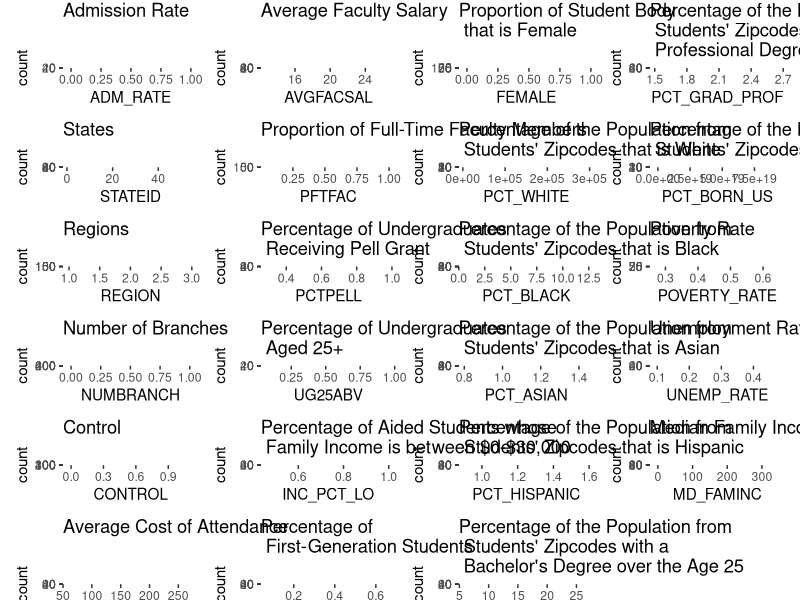
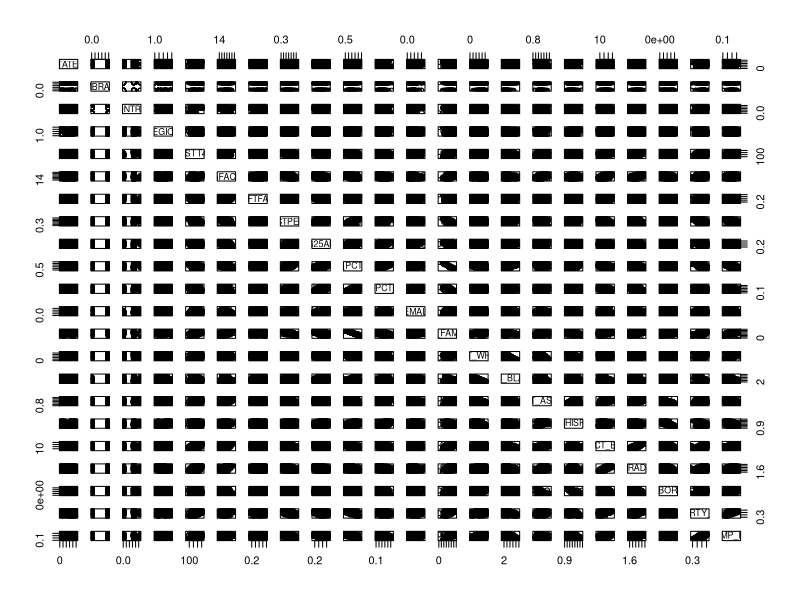
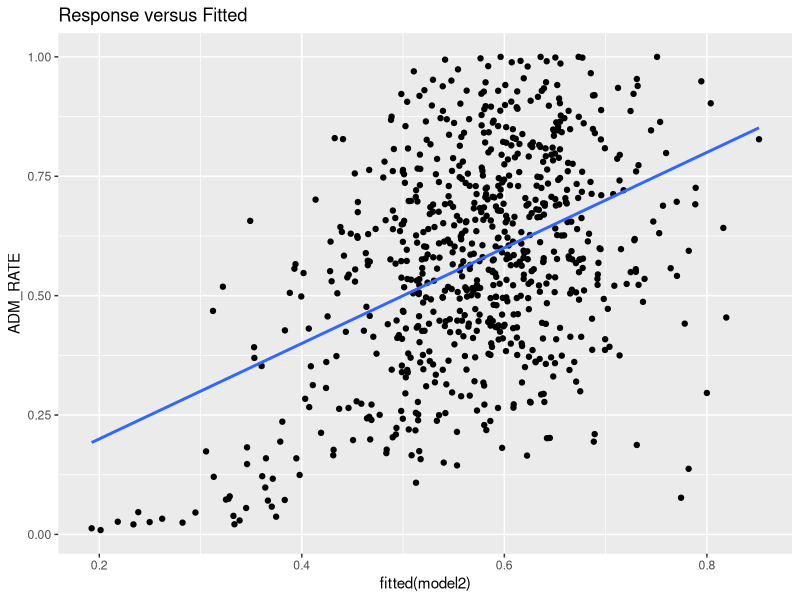
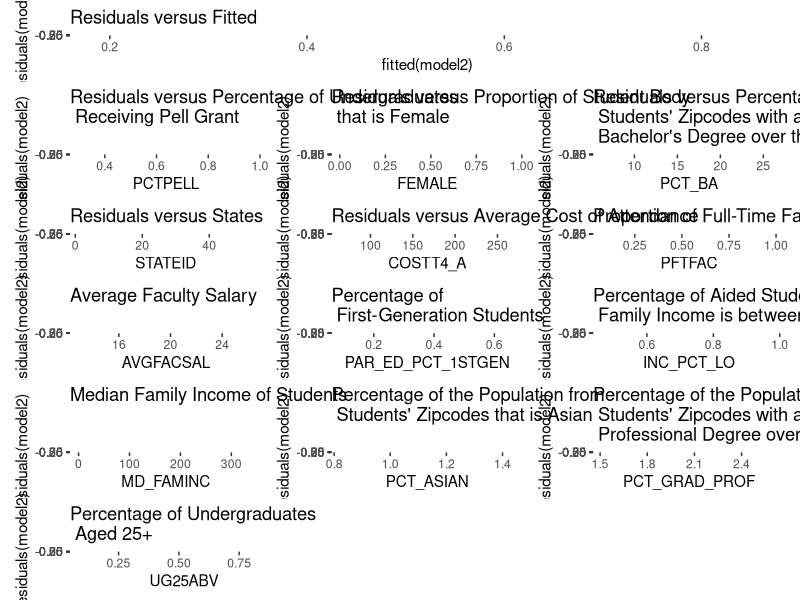
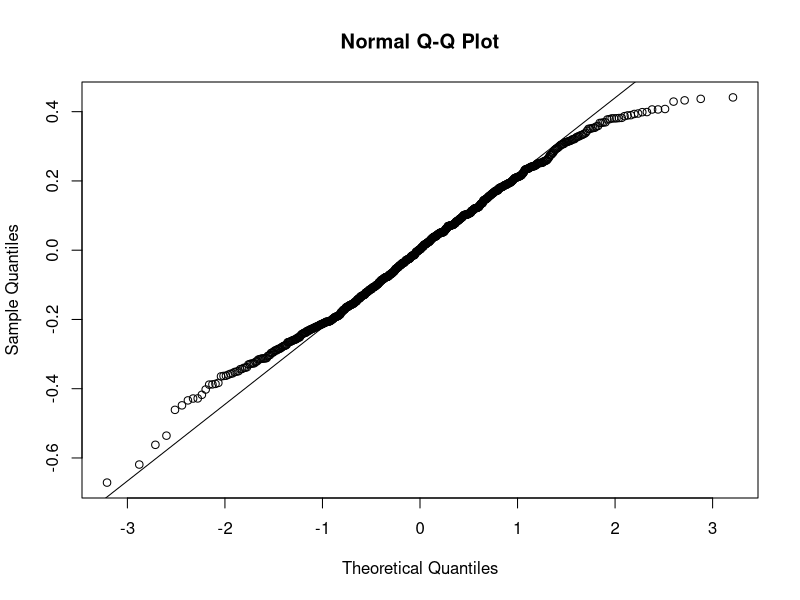

Write R code to recreate these figures, in order.
library("tidyverse")
library("patchwork")
library("car")

setTimeLimit(cpu = Inf, elapsed = Inf, transient = FALSE)
setSessionTimeLimit(cpu = Inf, elapsed = Inf)

setwd("/Users/abrarnasir/Desktop/School/STA302/STA302_VideoProject")
df <- read.csv("VPdataset.csv")

# df %>% drop_na()
df <- transform(df, STATEID = as.numeric(factor(STABBR)))
df <- df[, !(names(df) %in% c("STABBR"))]
df <- df %>% relocate(STATEID)
df <- df %>% relocate(ADM_RATE)
df <- df %>% relocate(INSTNM)
df <- df %>% relocate(UNITID)

full <- lm(ADM_RATE ~., data = df[, -c(1, 2)])

p <- powerTransform(cbind(df[, -c(1, 2)]) + 0.0001)
summary(p)

ADM_RATE <- df$ADM_RATE ** 1.5
STATEID <- df$STATEID ** 1
NUMBRANCH <- df$NUMBRANCH ** -6
CONTROL <- log(df$CONTROL)
REGION <- df$REGION ** 0.5
# tHBCU <- df$HBCU ** -3
# tPBI <- df$PBI ** -7
# tTRIBAL <- df$TRIBAL ** -70
# tHSI <- df$HSI ** -1
# tWOMENONLY <- df$WOMENONLY ** -18
COSTT4_A <- df$COSTT4_A ** 0.5
AVGFACSAL <- df$AVGFACSAL ** 0.33
PFTFAC <- df$PFTFAC ** 1
PCTPELL <- df$PCTPELL ** 0.5
UG25ABV <- df$UG25ABV ** 0.33
INC_PCT_LO <- df$INC_PCT_LO ** 0.33
PAR_ED_PCT_1STGEN <- df$PAR_ED_PCT_1STGEN ** 1
FEMALE <- df$FEMALE ** 2
MD_FAMINC <- df$MD_FAMINC ** 0.5
PCT_WHITE <- df$PCT_WHITE ** 2.75
PCT_BLACK <- df$PCT_BLACK ** 0.6
PCT_ASIAN <- df$PCT_ASIAN ** 0.1
PCT_HISPANIC <- df$PCT_HISPANIC ** 0.1
PCT_BA <- df$PCT_BA ** 1
PCT_GRAD_PROF <- df$PCT_GRAD_PROF ** 0.33
PCT_BORN_US <- df$PCT_BORN_US ** 10
POVERTY_RATE <- df$POVERTY_RATE ** -0.33
UNEMP_RATE <- df$UNEMP_RATE ** -1

t_df <- data.frame(ADM_RATE, STATEID, NUMBRANCH, CONTROL, REGION, COSTT4_A, AVGFACSAL, PFTFAC, PCTPELL, UG25ABV, INC_PCT_LO, PAR_ED_PCT_1STGEN, FEMALE, MD_FAMINC, PCT_WHITE, PCT_BLACK, PCT_ASIAN, PCT_HISPANIC, PCT_BA, PCT_GRAD_PROF, PCT_BORN_US, POVERTY_RATE, UNEMP_RATE)

model1 <- lm(ADM_RATE ~., data = t_df)

hist1 <- ggplot(t_df, aes(x = ADM_RATE)) + geom_histogram() + ggtitle("Admission Rate")
hist2 <- ggplot(t_df, aes(x = STATEID)) + geom_histogram() + ggtitle("States")
hist3 <- ggplot(t_df, aes(x = REGION)) + geom_histogram() + ggtitle("Regions")
hist4 <- ggplot(t_df, aes(x = NUMBRANCH)) + geom_histogram() + ggtitle("Number of Branches") 
hist5 <- ggplot(t_df, aes(x = CONTROL)) + geom_histogram() + ggtitle("Control") 
hist11 <- ggplot(t_df, aes(x = COSTT4_A)) + geom_histogram() + ggtitle("Average Cost of Attendance")
hist12 <- ggplot(t_df, aes(x = AVGFACSAL)) + geom_histogram() + ggtitle("Average Faculty Salary")
hist13 <- ggplot(t_df, aes(x = PFTFAC)) + geom_histogram() + ggtitle("Proportion of Full-Time Faculty Members")
hist14 <- ggplot(t_df, aes(x = PCTPELL)) + geom_histogram() + ggtitle("Percentage of Undergraduates \n Receiving Pell Grant")
hist15 <- ggplot(t_df, aes(x = UG25ABV)) + geom_histogram() + ggtitle("Percentage of Undergraduates \n Aged 25+")
hist16 <- ggplot(t_df, aes(x = INC_PCT_LO)) + geom_histogram() + ggtitle("Percentage of Aided Students whose \n Family Income is between $0-$30,000")
hist17 <- ggplot(t_df, aes(x = PAR_ED_PCT_1STGEN)) + geom_histogram() + ggtitle("Percentage of \n First-Generation Students")
hist18 <- ggplot(t_df, aes(x = FEMALE)) + geom_histogram() + ggtitle("Proportion of Student Body \n that is Female")
hist19 <- ggplot(t_df, aes(x = PCT_WHITE)) + geom_histogram() + ggtitle("Percentage of the Population from \n Students' Zipcodes that is White")
hist20 <- ggplot(t_df, aes(x = PCT_BLACK)) + geom_histogram() + ggtitle("Percentage of the Population from \n Students' Zipcodes that is Black")
hist21 <- ggplot(t_df, aes(x = PCT_ASIAN)) + geom_histogram() + ggtitle("Percentage of the Population from \n Students' Zipcodes that is Asian")
hist22 <- ggplot(t_df, aes(x = PCT_HISPANIC)) + geom_histogram() + ggtitle("Percentage of the Population from \n Students' Zipcodes that is Hispanic")
hist23 <- ggplot(t_df, aes(x = PCT_BA)) + geom_histogram() + ggtitle("Percentage of the Population from \n Students' Zipcodes with a \n Bachelor's Degree over the Age 25")
hist24 <- ggplot(t_df, aes(x = PCT_GRAD_PROF)) + geom_histogram() + ggtitle("Percentage of the Population from \n Students' Zipcodes with a \n Professional Degree over the Age 25")
hist25 <- ggplot(t_df, aes(x = PCT_BORN_US)) + geom_histogram() + ggtitle("Percentage of the Population from \n Students' Zipcodes that was Born in the US")
hist26 <- ggplot(t_df, aes(x = POVERTY_RATE)) + geom_histogram() + ggtitle("Poverty Rate")
hist27 <- ggplot(t_df, aes(x = UNEMP_RATE)) + geom_histogram() + ggtitle("Unemployment Rate")
hist28 <- ggplot(t_df, aes(x = MD_FAMINC)) + geom_histogram() + ggtitle("Median Family Income of Students")
hist1 + hist2 + hist3 + hist4 + hist5 + hist11 + hist12 + hist13 + hist14 + hist15 + hist16 + hist17 + hist18 + hist19 + hist20 + hist21 + hist22 + hist23 + hist24 + hist25 + hist26 + hist27 + hist28 + plot_layout(nrow = 6, byrow = FALSE) + plot_annotation(title = 'Histograms of Variables')

pairs(t_df[,-c(1)])

model2 <- lm(ADM_RATE ~ STATEID + AVGFACSAL + COSTT4_A + PFTFAC + FEMALE + PAR_ED_PCT_1STGEN + PCTPELL + INC_PCT_LO + MD_FAMINC + PCT_ASIAN + PCT_BA + PCT_GRAD_PROF + UG25ABV, data = t_df)

ggplot(t_df, aes(fitted(model2), ADM_RATE)) + geom_point() + ggtitle("Response versus Fitted") + geom_smooth(method = 'lm', se = FALSE)

resy <- ggplot(t_df, aes(fitted(model2), residuals(model2))) + geom_point() + ggtitle("Residuals versus Fitted") + geom_smooth(method = 'lm', se = FALSE)
res1 <- ggplot(t_df, aes(PCTPELL, residuals(model2))) + geom_point() + ggtitle("Residuals versus Percentage of Undergraduates \n Receiving Pell Grant") + geom_smooth(method = 'lm', se = FALSE)
res2 <- ggplot(t_df, aes(FEMALE, residuals(model2))) + geom_point() + ggtitle("Residuals versus Proportion of Student Body \n that is Female") + geom_smooth(method = 'lm', se = FALSE)
res3 <- ggplot(t_df, aes(PCT_BA, residuals(model2))) + geom_point() + ggtitle("Residuals versus Percentage of the Population from \n Students' Zipcodes with a \n Bachelor's Degree over the Age 25") + geom_smooth(method = 'lm', se = FALSE)
res4 <- ggplot(t_df, aes(STATEID, residuals(model2))) + geom_point() + ggtitle("Residuals versus States") + geom_smooth(method = 'lm', se = FALSE)
res5 <- ggplot(t_df, aes(COSTT4_A, residuals(model2))) + geom_point() + ggtitle("Residuals versus Average Cost of Attendance") + geom_smooth(method = 'lm', se = FALSE)
res6 <- ggplot(t_df, aes(PFTFAC, residuals(model2))) + geom_point() + ggtitle("Proportion of Full-Time Faculty Members") + geom_smooth(method = 'lm', se = FALSE)
res7 <- ggplot(t_df, aes(AVGFACSAL, residuals(model2))) + geom_point() + ggtitle("Average Faculty Salary") + geom_smooth(method = 'lm', se = FALSE)
res8 <- ggplot(t_df, aes(PAR_ED_PCT_1STGEN, residuals(model2))) + geom_point() + ggtitle("Percentage of \n First-Generation Students") + geom_smooth(method = 'lm', se = FALSE)
res9 <- ggplot(t_df, aes(INC_PCT_LO, residuals(model2))) + geom_point() + ggtitle("Percentage of Aided Students whose \n Family Income is between $0-$30,000") + geom_smooth(method = 'lm', se = FALSE)
res10 <- ggplot(t_df, aes(MD_FAMINC, residuals(model2))) + geom_point() + ggtitle("Median Family Income of Students") + geom_smooth(method = 'lm', se = FALSE)
res11 <- ggplot(t_df, aes(PCT_ASIAN, residuals(model2))) + geom_point() + ggtitle("Percentage of the Population from \n Students' Zipcodes that is Asian") + geom_smooth(method = 'lm', se = FALSE)
res12 <- ggplot(t_df, aes(PCT_GRAD_PROF, residuals(model2))) + geom_point() + ggtitle("Percentage of the Population from \n Students' Zipcodes with a \n Professional Degree over the Age 25") + geom_smooth(method = 'lm', se = FALSE)
res13 <- ggplot(t_df, aes(UG25ABV, residuals(model2))) + geom_point() + ggtitle("Percentage of Undergraduates \n Aged 25+") + geom_smooth(method = 'lm', se = FALSE)

(resy) /
  (res1 + res2 + res3) /
  (res4 + res5 + res6) /
  (res7 + res8 + res9) /
  (res10 + res11 + res12) /
  (res13 + plot_spacer() + plot_spacer()) 

summary(full)
summary (model1)

model3 <- lm(ADM_RATE ~ STATEID + CONTROL + NUMBRANCH + AVGFACSAL + PAR_ED_PCT_1STGEN + UG25ABV + INC_PCT_LO, data = t_df)
summary(model3)

qqnorm(residuals(model3))
qqline(residuals(model3))

anova(model3, full)